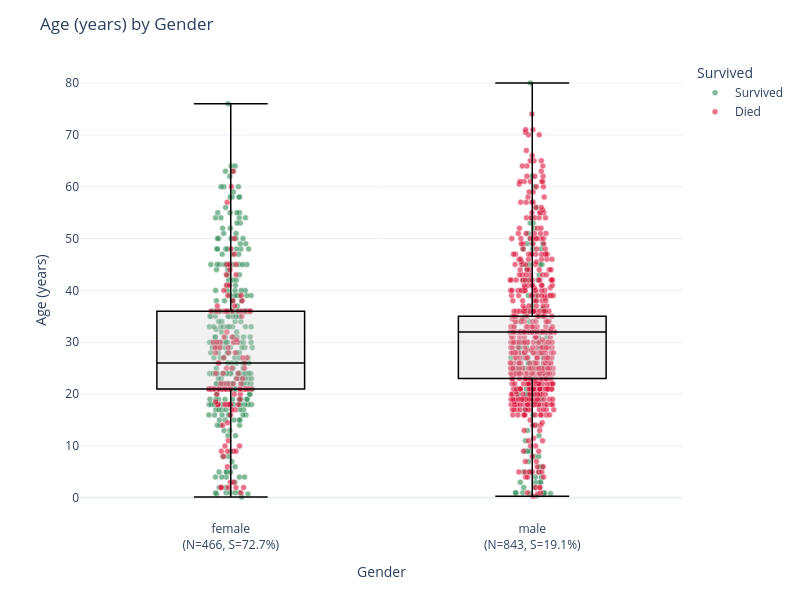

The cell this chart's notebook holds for it:
### Markdown cell above
### Women and children first?

This analysis certainly shows a general trend that females were given priority.  It's not so convicing for children!

### Code cell
TitanicChartingHelper.create_strip_boxplot(titanic_passengers_cleaned, 'Sex', 'Age')

### Figure 1 — Plotly figure (JSON) as saved in the notebook; plotly's stock layout.template omitted (floating-point values rounded to 4 significant figures; data arrays with more than 128 entries replaced by an {"elided": "..."} marker saying what was removed)
{"data": [{"alignmentgroup": "True", "boxpoints": "all", "customdata": {"elided": "500x3 mixed values"}, "fillcolor": "rgba(255,255,255,0)", "hoveron": "points", "hovertemplate": "Survived=Survived<br>Name=%{customdata[0]}<br>Pclass=%{customdata[1]}<br>Embarked=%{customdata[2]}<extra></extra>", "legendgroup": "Survived", "line": {"color": "rgba(255,255,255,0)"}, "marker": {"color": "#2E8B57", "line": {"color": "white", "width": 0.5}, "opacity": 0.6, "size": 6}, "name": "Survived", "offsetgroup": "Survived", "orientation": "v", "pointpos": 0, "showlegend": true, "type": "box", "x": {"elided": "500 str values"}, "x0": " ", "xaxis": "x", "y": {"elided": "500 float values"}, "y0": " ", "yaxis": "y"}, {"alignmentgroup": "True", "boxpoints": "all", "customdata": {"elided": "809x3 mixed values"}, "fillcolor": "rgba(255,255,255,0)", "hoveron": "points", "hovertemplate": "Survived=Died<br>Name=%{customdata[0]}<br>Pclass=%{customdata[1]}<br>Embarked=%{customdata[2]}<extra></extra>", "legendgroup": "Died", "line": {"color": "rgba(255,255,255,0)"}, "marker": {"color": "#DC143C", "line": {"color": "white", "width": 0.5}, "opacity": 0.6, "size": 6}, "name": "Died", "offsetgroup": "Died", "orientation": "v", "pointpos": 0, "showlegend": true, "type": "box", "x": {"elided": "809 str values"}, "x0": " ", "xaxis": "x", "y": {"elided": "809 float values"}, "y0": " ", "yaxis": "y"}, {"boxpoints": false, "fillcolor": "rgba(211,211,211,0.3)", "hoverinfo": "skip", "line": {"color": "black", "width": 1.5}, "showlegend": false, "type": "box", "x": {"elided": "466 str values"}, "y": {"elided": "466 float values"}}, {"boxpoints": false, "fillcolor": "rgba(211,211,211,0.3)", "hoverinfo": "skip", "line": {"color": "black", "width": 1.5}, "showlegend": false, "type": "box", "x": {"elided": "843 str values"}, "y": {"elided": "843 float values"}}], "layout": {"boxmode": "overlay", "height": 600, "legend": {"title": {"text": "Survived"}, "tracegroupgap": 0}, "margin": {"t": 60}, "title": {"text": "Age (years) by Gender"}, "width": 800, "xaxis": {"anchor": "y", "domain": [0, 1], "tickmode": "array", "ticktext": ["female<br>(N=466, S=72.7%)", "male<br>(N=843, S=19.1%)"], "tickvals": ["female", "male"], "title": {"text": "Gender"}}, "yaxis": {"anchor": "x", "domain": [0, 1], "title": {"text": "Age (years)"}}}}
